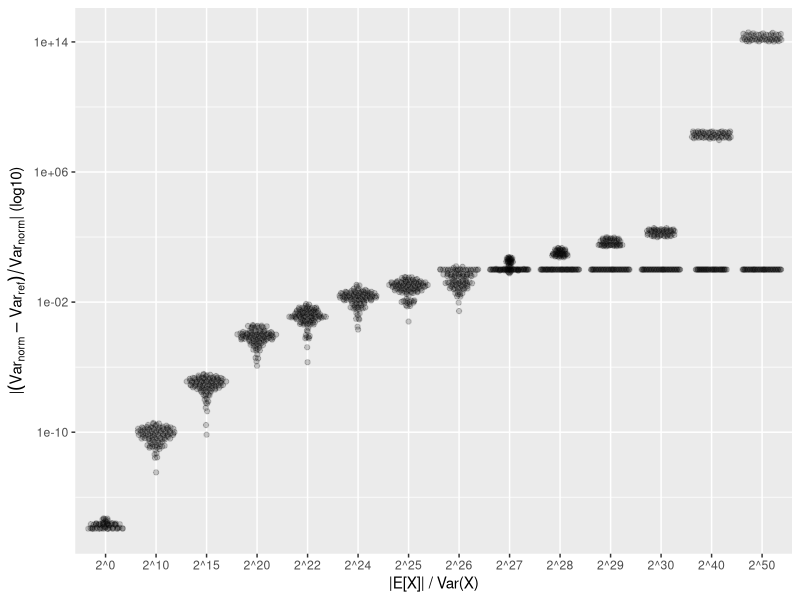
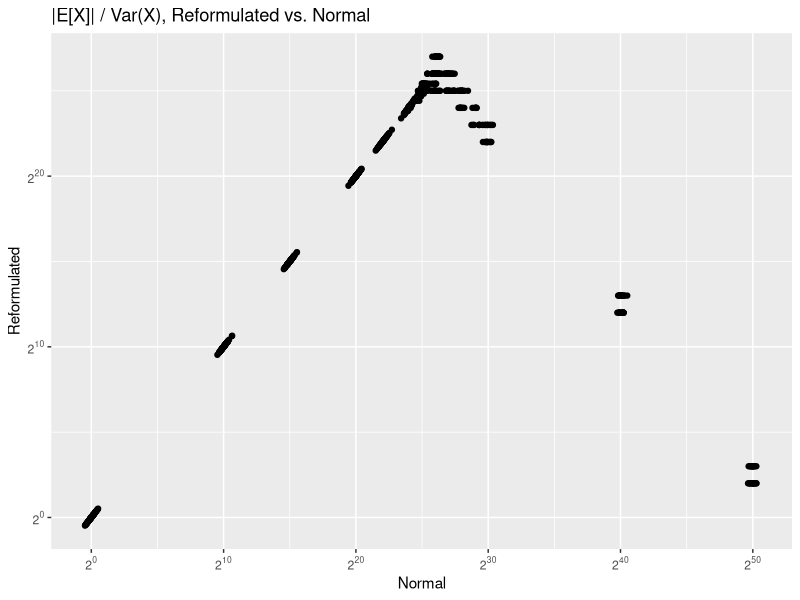

Reproduce these figures in R, in order. (Note: this script raises an error after producing the figures.)
## ---- chunk 1
options(digits=3, datatable.print.topn=2)
knitr::opts_chunk$set(comment = "", fig.align='center', error=TRUE)
## ---- chunk 2
X <- c(2^52 + 1, 2^52 - 1)
mean(X)
mean((X - mean(X))^2)            # "normal" calc
mean(X^2) - mean(X)^2            # "reformulated" calc
## ---- chunk 3
identical(
  2^104 + 2^53,
  2^104 + 2^53 + 2^0
)
## ---- chunk 4
#ns <- c(10, 100, 1000)
ns <- c(100)
ratios <- c(0, 10, 15, 20, 22, 24, 25, 26, 27, 28, 29, 30, 40, 50)
reps <- 100
res <- array(
  numeric(), dim=c(reps, length(ratios), length(ns), 3),
  dimnames=list(NULL, paste0("2^", ratios), ns, c('normal', 'reformulate','mean'))
)
dat <- array(
  list(), dim=c(reps, length(ratios), length(ns)),
  dimnames=list(NULL, paste0("2^", ratios), ns)
)
set.seed(42)
for(i in seq_len(reps)) {
  for(ri in seq_along(ratios)) {
    for(ni in seq_along(ns)) {
      X <- rnorm(ns[ni], mean=2^ratios[ri], sd=1)
      UX <- mean(X)
      dat[[i, ri, ni]] <- X
      res[i, ri, ni, 'normal'] <- mean((X - UX)^2)
      res[i, ri, ni, 'reformulate'] <- mean(X^2) - UX^2
      res[i, ri, ni, 'mean'] <- UX
    }
  }
}
res.rat <- (res[,,1,'normal'] - res[,,1,'reformulate'])/res[,,1,'normal']
library(reshape2)
res.df <- melt(res.rat)
library(ggplot2)
library(ggbeeswarm)
ggplot(res.df) +
  geom_quasirandom(aes(Var2, y=abs(value)), alpha=0.2) +
  scale_y_log10() +
  ylab(expression(paste("|", (Var[norm] - Var[ref]) / Var[norm], "|", " (log10)"))) +
  xlab('|E[X]| / Var(X)')
## ---- chunk 5
res.comp <- data.frame(
  reformulate=c(res[,,1,'mean']/res[,,1,'reformulate']),
  normal=c(res[,,1,'mean']/res[,,1,'normal'])
)
format_log_2 <- function(x) parse(text=paste0('2^', x))
ggplot(subset(res.comp, is.finite(reformulate))) +
  geom_point(aes(log2(normal), log2(reformulate))) +
  ylab('Reformulated') +
  xlab('Normal') +
  scale_y_continuous(label=format_log_2) +
  scale_x_continuous(label=format_log_2) +
  ggtitle("|E[X]| / Var(X), Reformulated vs. Normal")
## ---- chunk 6

## ---- chunk 7
plot.new()
res2 <- as.data.frame(res[,,'100','reformulate'])
dat <- res2[paste0('2^', c(0, 15, 20, 24, 26, 30))]
lim <- 320
nrow <- 1
old.par <- par(mfrow=c(nrow,ceiling(ncol(dat)/nrow)), mar=c(.5, .25, 2, .25))
for(i in names(dat)) {
  suppressWarnings(plot(bin_rep(head(dat[[i]], lim))))
  title(i)
}
## ---- chunk 8
X <- runif(100)
all.equal(
  mean((X - mean(X))^3),
  mean(X^3) - 3 * mean(X^2) * mean(X) + 2 * mean(X) ^3
)
## ---- chunk 9
res <- array(
  numeric(), dim=c(reps, length(ratios), length(ns), 2),
  dimnames=list(NULL, paste0("2^", ratios), ns, c('normal', 'reformulate'))
)
set.seed(42)
for(i in seq_len(reps)) {
  for(ri in seq_along(ratios)) {
    for(ni in seq_along(ns)) {
      X <- rnorm(ns[ni], mean=2^ratios[ri], sd=1)
      res[i, ri, ni, 'normal'] <- mean((X - mean(X))^3)
      res[i, ri, ni, 'reformulate'] <-
        mean(X^3) - 3 * mean(X^2) * mean(X) + 2 * mean(X) ^3
    }
  }
}
res.rat <- (res[,,'100','normal'] - res[,,'100','reformulate'])/
  res[,,'100','normal']
library(reshape2)
res.df <- melt(res.rat)
library(ggplot2)
library(ggbeeswarm)
ggplot(res.df) +
  geom_quasirandom(aes(Var2, y=abs(value)), alpha=0.2) +
  scale_y_log10() +
  ylab(expression(paste("|", (Skw[norm] - Skw[ref]) / Skw[norm], "|", " (log10)"))) +
  xlab('|E[X]| / |Skw(X)|')
## ---- chunk 10
funs <- c('2-pass original', '2-pass original', 'reformulated', 'reformulated')
times <- data.frame(
  Function=factor(funs, levels=unique(funs)),
  Version=c('data.table', 'base cumsum', 'data.table', 'base cumsum'),
  time=c(3.139, 2.312, 1.507, 1.957)
)
ggplot(times, aes(x=Version, y=time)) +
  geom_col() +
  facet_grid(.~Function, scales='free_x', space='free_x') +
  ylab("Time in Sec (Less is Better)") +
  geom_text(aes(label=sprintf("%0.2f", time)), vjust=-1) +
  scale_y_continuous(expand=expand_scale(mult=c(0, .1)))
## ---- chunk 11
# requires double `x` of length > 0, and positive scalar `bits`
# assumes little endian byte order.  Not tested with NA or infinite values.

has_precision_bits <- function(x, bits) {
  n <- 53 - min(c(bits-1, 53))
  mask.full <- n %/% 8
  mask.extra <- n %% 8
  mask <- as.raw(c(
    rep(255, mask.full),
    if(mask.extra) 2^(mask.extra) - 1,
    rep(0, 8 - (mask.full + (mask.extra > 0)))
  ) )
  colSums(matrix(as.logical(writeBin(x, raw()) & mask), nrow=8)) > 0
}
